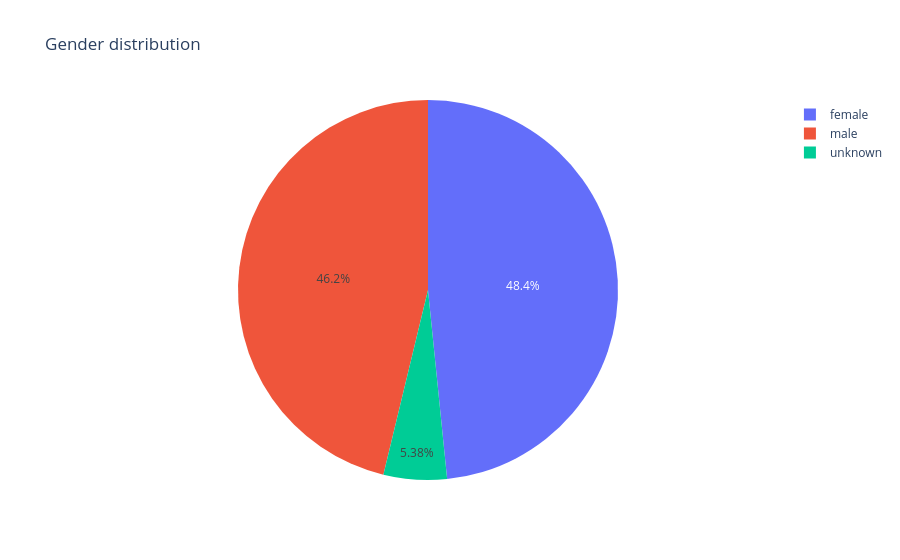

Source (notebook cell):
### Code cell
import plotly.graph_objects as go

fig = go.Figure(data=[go.Pie(labels=df_gender['gender'], values=df_gender['count'])])
fig.update_layout(title_text="Gender distribution")
fig.show()

### Figure 1 — Plotly figure (JSON) as saved in the notebook; plotly's stock layout.template omitted (floating-point values rounded to 4 significant figures)
{"data": [{"labels": ["female", "male", "unknown"], "type": "pie", "values": [23002, 21972, 2558]}], "layout": {"title": {"text": "Gender distribution"}}}
